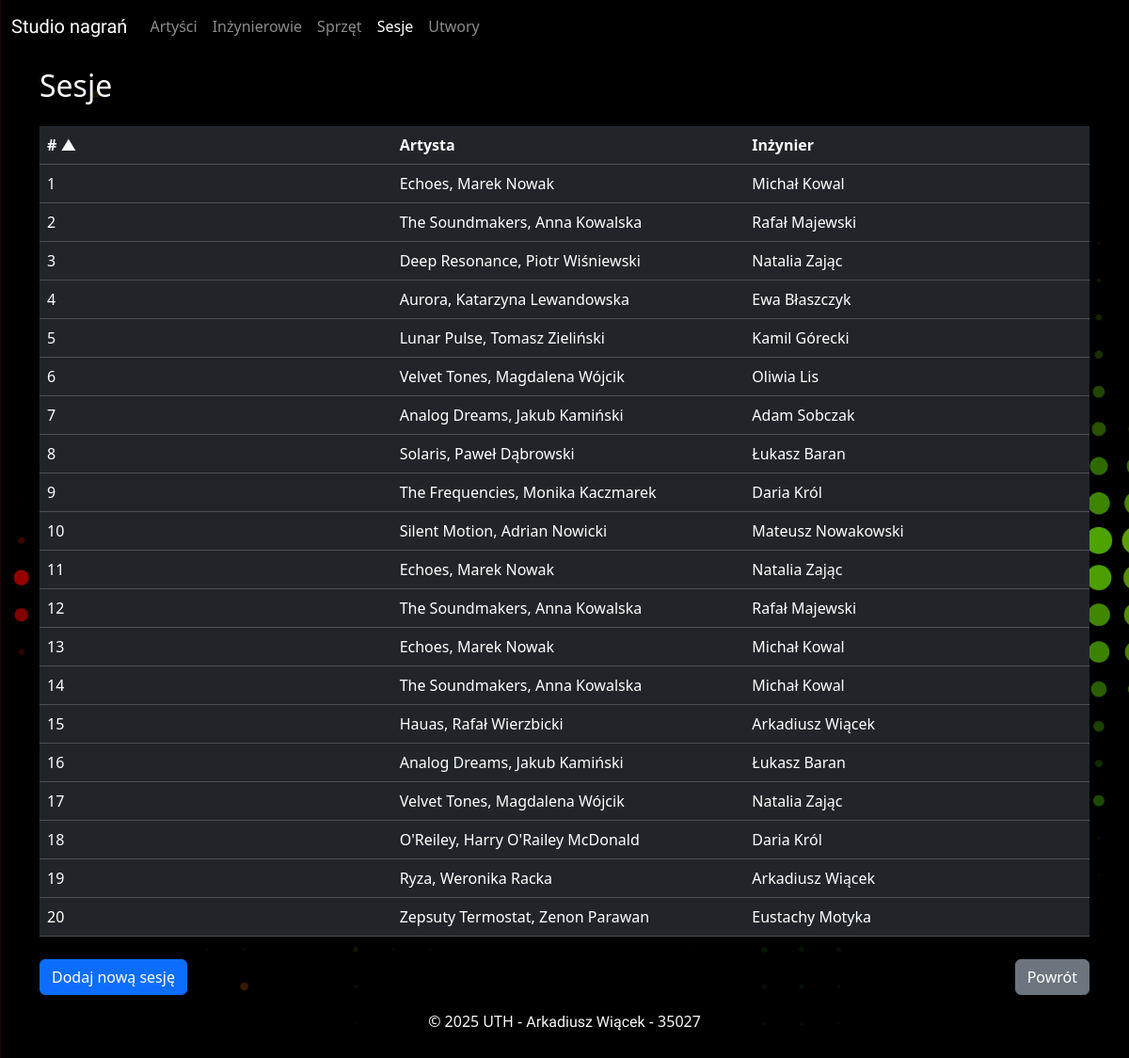
The app's page /sesje, older data.
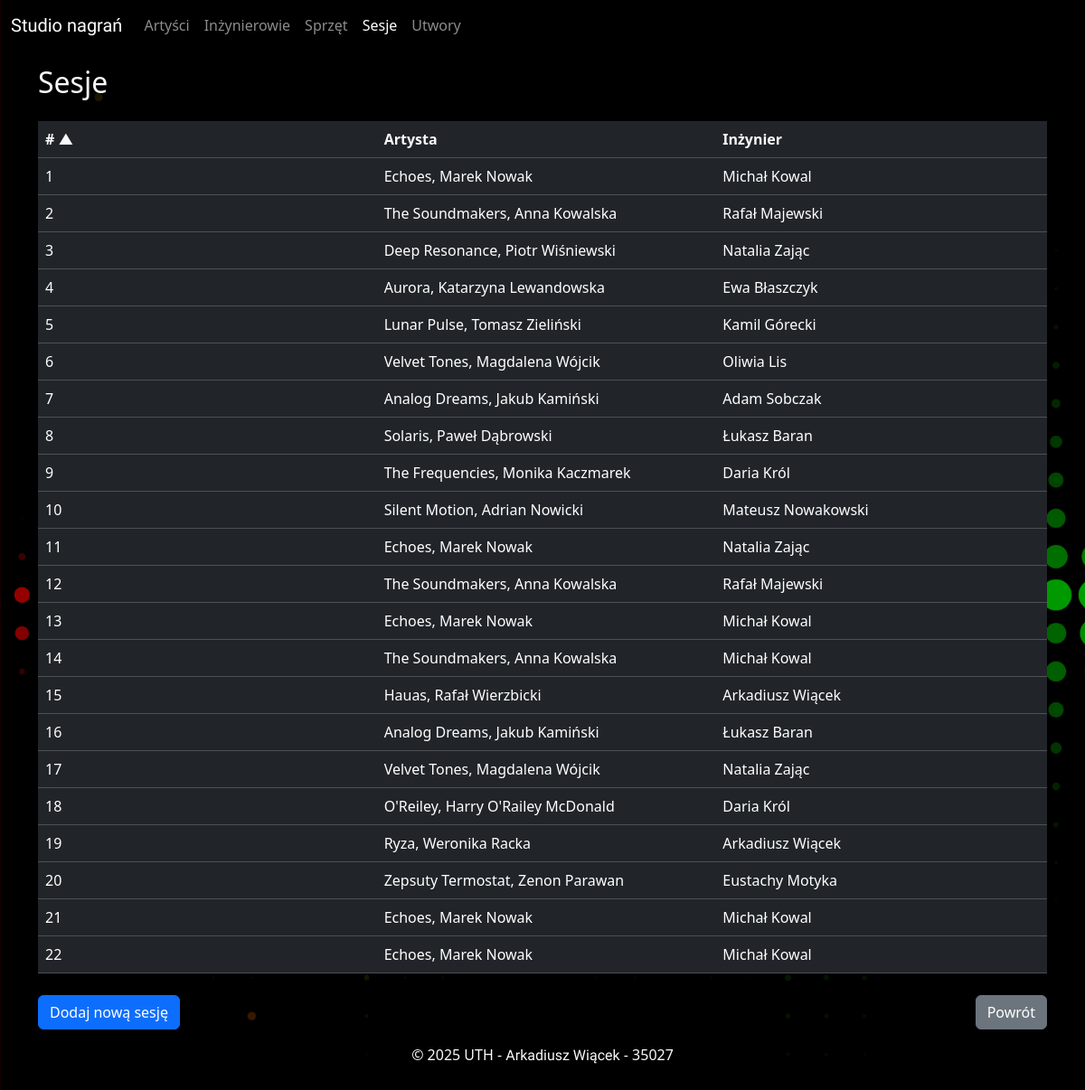
The same page, newer data.
### studio_nagran.py (models this page shows)
class Sesje(Base):
    __tablename__ = "sesje"
    IdSesji = Column(Integer, primary_key=True)
    IdArtysty = Column(Integer, ForeignKey("artysci.IdArtysty", ondelete="CASCADE"))
    IdInzyniera = Column(
        Integer, ForeignKey("inzynierowie.IdInzyniera", ondelete="CASCADE")
    )
    TerminStart = Column(String)
    TerminStop = Column(String)
    artysci = relationship("Artysci", back_populates="sesje")
    inzynierowie = relationship("Inzynierowie", back_populates="sesje")
    utwory = relationship("Utwory", back_populates="sesje")
    sprzety_sesje = relationship("SprzetySesje", back_populates="sesje")

class Artysci(Base):
    __tablename__ = "artysci"
    IdArtysty = Column(Integer, primary_key=True)
    Nazwa = Column(String)
    Imie = Column(String)
    Nazwisko = Column(String)
    sesje = relationship(
        "Sesje", back_populates="artysci", cascade="all, delete-orphan"
    )
    utwory = relationship(
        "Utwory", back_populates="artysci", cascade="all, delete-orphan"
    )

class Inzynierowie(Base):
    __tablename__ = "inzynierowie"
    IdInzyniera = Column(Integer, primary_key=True)
    Imie = Column(String)
    Nazwisko = Column(String)
    sesje = relationship(
        "Sesje", back_populates="inzynierowie", cascade="all, delete-orphan"
    )

### studio_nagran.py (the view, shortened to what this page needs)
@app.route("/sesje")
def sesje_view():
    sesja = Session()
    try:
        sort_by = request.args.get('sort', 'IdSesji')
        order = request.args.get('order', 'asc')
        if sort_by in ['NazwaArtysty', 'ImieArtysty', 'NazwiskoArtysty']:
            if sort_by == 'NazwaArtysty':
                column = Artysci.Nazwa
            elif sort_by == 'ImieArtysty':
                column = Artysci.Imie
            else:
                column = Artysci.Nazwisko
            if order == 'desc':
                column = column.desc()
            else:
                column = column.asc()
            sesje_list = (
                sesja.query(Sesje)
                .join(Artysci)
                .options(joinedload(Sesje.artysci))
                .options(joinedload(Sesje.inzynierowie))
                .order_by(column)
                .all()
            )
        else:
            sort_columns = {
                'IdSesji': Sesje.IdSesji
            }
            if sort_by not in sort_columns:
                sort_by = 'IdSesji'
            column = sort_columns[sort_by]
            if order == 'desc':
                column = column.desc()
            else:
                column = column.asc()
            sesje_list = (
                sesja.query(Sesje)
                .options(joinedload(Sesje.artysci))
                .options(joinedload(Sesje.inzynierowie))
                .order_by(column)
                .all()
            )
        return render_template("sesje.html", sesje=sesje_list, sort_by=sort_by, order=order)
    finally:
        sesja.close()

### templates/sesje.html (shortened to what this page needs)
{% extends "base.html" %}
{% block content %}
    <div class="container">
        <div class="row py-1 py-sm-3">
            <div class="col text-light">
                <h2>
                    Sesje
                </h2>
            </div>
        </div>
        <div class="row">
            <div class="col">
                <table class="table table-hover table-dark">
                    <thead>
                        <tr class="d-sm-table-row">
                            <th>
                                <div class="row">
                                    <div class="col-auto col-sm-4">
                                        <a href="?sort=IdSesji&order={% if sort_by == 'IdSesji' and order == 'asc' %}desc{% else %}asc{% endif %}" class="text-light text-decoration-none">
                                            # {% if sort_by == 'IdSesji' %}{% if order == 'asc' %}▲{% else %}▼{% endif %}{% endif %}
                                        </a>
                                    </div>
                                    <div class="col-auto col-sm-4">
                                        <a href="?sort=NazwaArtysty&order={% if sort_by == 'NazwaArtysty' and order == 'asc' %}desc{% else %}asc{% endif %}" class="text-light text-decoration-none">
                                            Artysta {% if sort_by == 'NazwaArtysty' %}{% if order == 'asc' %}▲{% else %}▼{% endif %}{% endif %}
                                        </a>
                                    </div>
                                    <div class="col-auto col-sm-4">
                                        <a href="?sort=NazwiskoInzyniera&order={% if sort_by == 'NazwiskoInzyniera' and order == 'asc' %}desc{% else %}asc{% endif %}" class="text-light text-decoration-none">
                                            Inżynier {% if sort_by == 'NazwiskoInzyniera' %}{% if order == 'asc' %}▲{% else %}▼{% endif %}{% endif %}
                                        </a>
                                    </div>
                                </div>
                            </th>
                        </tr>
                    </thead>
                    {% for sesja in sesje %}
                        <tr data-bs-toggle="modal"
                            data-bs-target="#sessionModal"
                            data-session-id="{{ sesja.IdSesji }}">
                            <td>
                                <div class="row">
                                    <div class="col-12 col-sm-4">
                                        <span class="d-inline d-sm-none"># </span>{{ sesja.IdSesji }}
                                    </div>
                                    <div class="col-12 col-sm-4">
                                        <span class="d-inline d-sm-none">Artysta: </span>{{ sesja.artysci.Nazwa }}, {{ sesja.artysci.Imie }} {{ sesja.artysci.Nazwisko }}
                                    </div>
                                    <div class="col-12 col-sm-4">
                                        <span class="d-inline d-sm-none">Inżynier: </span>{{ sesja.inzynierowie.Imie }} {{ sesja.inzynierowie.Nazwisko }}
                                    </div>
                                </div>
                            </td>
                        </tr>
                    {% endfor %}
                </table>
            </div>
        </div>
        <div class="row">
            <div class="col-12 col-sm pt-2">
                <a href="{{ url_for("dodaj_sesje_view") }}"
                   class="btn btn-primary btn-block">Dodaj nową sesję</a>
            </div>
            <div class="col-12 col-sm pt-2 d-flex justify-content-sm-end">
                <a href="{{ url_for("index") }}" class="btn btn-secondary btn-block">Powrót</a>
            </div>
        </div>
    </div>
{% endblock content %}

### templates/base.html (shortened to what this page needs)
<!DOCTYPE html>
<html lang="pl">
    <head>
        <link href="https://cdn.jsdelivr.net/npm/bootstrap@5.3.8/dist/css/bootstrap.min.css"
              rel="stylesheet"
>
        <link rel="stylesheet" href="{{ url_for('static', filename='style.css') }}">
    </head>
    <body class="d-flex flex-column vh-100">
        <header>
            <nav class="navbar navbar-expand-lg navbar-dark">
                <div class="container-fluid">
                    <a class="navbar-brand righteous-regular" href="{{ url_for("index") }}">Studio nagrań</a>
                    <div class="collapse navbar-collapse" id="navbarSupportedContent">
                        <ul class="navbar-nav me-auto mb-2 mb-lg-0">
                            <li class="nav-item">
                                <a class="nav-link active"
                                   aria-current="page"
                                   href="{{ url_for("artysci_view") }}">Artyści</a>
                            </li>
                            <li class="nav-item">
                                <a class="nav-link" href="{{ url_for("inzynierowie_view") }}">Inżynierowie</a>
                            </li>
                            <li class="nav-item">
                                <a class="nav-link" href="{{ url_for("sprzet_view") }}">Sprzęt</a>
                            </li>
                            <li class="nav-item">
                                <a class="nav-link" href="{{ url_for("sesje_view") }}">Sesje</a>
                            </li>
                            <li class="nav-item">
                                <a class="nav-link" href="{{ url_for("utwory_view") }}">Utwory</a>
                            </li>
                        </ul>
                    </div>
                </div>
            </nav>
        </header>
        <main class="flex-grow-1 py-0">
            {% block content %}
            {% endblock content %}
        </main>
        <footer class="text-center p-3 text-light">
            <p>
                © 2025 UTH - <span class="righteous-regular">Arkadiusz Wiącek</span> - 35027
            </p>
        </footer>
    </body>
</html>

### static/style.css (style rules this page uses)
main { background-blend-mode: darken; background-position: center; background-size: cover; }
tr[data-bs-toggle='modal'] { cursor: pointer; }
body { background-image: linear-gradient(to right, red, yellow, green, red, yellow), url('images/colour_wave.jpg'); animation: gradientShift 40s infinite linear; background-repeat: no-repeat; background-blend-mode: darken; background-position: absolute; background-size: 400% 100%, cover; background-attachment: fixed; }
.righteous-regular { font-family: 'Righteous', sans-serif; font-weight: 400; font-style: normal; }

Row changes from the older to the newer data that the page shows:
added Sesje: IdSesji "21", artysci.Nazwa "Echoes", artysci.Imie "Marek", artysci.Nazwisko "Nowak", inzynierowie.Imie "Michał", inzynierowie.Nazwisko "Kowal"
added Sesje: IdSesji "22", artysci.Nazwa "Echoes", artysci.Imie "Marek", artysci.Nazwisko "Nowak", inzynierowie.Imie "Michał", inzynierowie.Nazwisko "Kowal"
